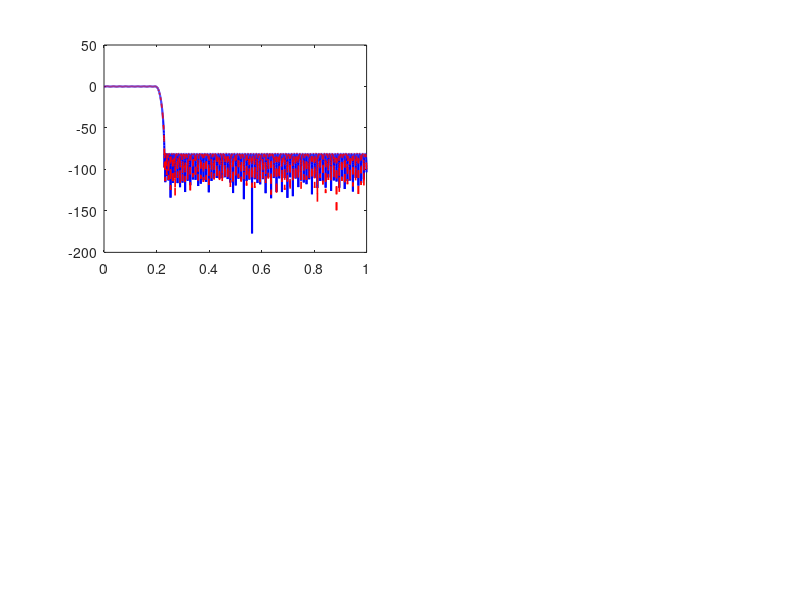

The MATLAB source for this figure: (Note: this script raises an error after producing the figure.)
clc; clear; close all;

%% ========================================================================
%  FIR Lowpass Filter Design — Advanced VLSI Course Project
%  ========================================================================
%  Specs:
%    Type           : Lowpass, linear phase (Type I — even order, symmetric)
%    Taps           : starts at 100, auto-increased if passband ripple > 0.5 dB
%    Passband edge  : 0.20 (normalized to Nyquist)
%    Stopband edge  : 0.23 (normalized to Nyquist)
%    Stopband atten : >= 80 dB
%    Passband ripple: <= 0.5 dB
%  Method: Parks-McClellan (firpm) equiripple design
%  ========================================================================

%% 1 — Filter Specification
numTaps = 100;                      % starting point — will increase if needed
Fp = 0.20;                          % passband edge, normalized to Nyquist
Fs_edge = 0.23;                     % stopband edge, normalized to Nyquist
target_atten = 80;                  % dB minimum stopband attenuation
max_passband_ripple = 0.5;          % dB — acceptable passband ripple

% firpm expects [0 Fp Fs 1] already Nyquist-normalized
f = [0 Fp Fs_edge 1];
a = [1 1 0 0];

%% 2 — Joint Tap-Count / Weight Tuning
%  Outer loop: increase taps if passband ripple is too large.
%  Inner loop: increase stopband weight until >= 80 dB stopband.
%  Stops when BOTH stopband AND passband specs are met.

while numTaps <= 500   % safety cap, if too large then very complex filter and specs likely unachievable
    N = numTaps - 1;   % order = taps - 1

    % --- inner: sweep stopband weight ---
    w_stop = 50;
    design_ok = false;
    while w_stop <= 1e6  % if too large Q will fail to converge, so cap it
        w = [1 w_stop];
        b = firpm(N, f, a, w);

        [H, wvec] = freqz(b, 1, 4096);
        magdB = 20*log10(abs(H) + 1e-12);

        stopIdx = (wvec/pi) >= Fs_edge;
        passIdx = (wvec/pi) <= Fp;
        As = -max(magdB(stopIdx));
        Rp = max(magdB(passIdx)) - min(magdB(passIdx));

        if As >= target_atten && Rp <= max_passband_ripple  % both specs met — design successful
            design_ok = true;
            break;
        elseif As < target_atten
            w_stop = w_stop * 1.3;   % need more stopband push
        else
            break;  % stopband OK but passband bad — need more taps
        end
    end

    if design_ok, break; end

    % Increase taps (keep even for Type I symmetry)
    numTaps = numTaps + 2;
end

N = numTaps - 1;

fprintf('========== Filter Design Results ==========\n');
fprintf('Taps: %d  |  Order: %d\n', numTaps, N);
fprintf('Stopband weight used: %.1f\n', w_stop);
fprintf('Stopband attenuation: %.2f dB  (target >= %d dB)\n', As, target_atten);
fprintf('Passband ripple: %.4f dB  (target <= %.1f dB)\n', Rp, max_passband_ripple);

%% 3 — Coefficient Quantization Word-Length Sweep
% Sweep Q from 14 to 24 to find the minimum word length that keeps >= 80 dB
Q_candidates = 14:1:24;
As_q_results = zeros(size(Q_candidates));

fprintf('\n========== Quantization Sweep ==========\n');
fprintf('%-8s  %-22s  %-10s\n', 'Q bits', 'Stopband Atten (dB)', 'Pass?');
fprintf('%s\n', repmat('-', 1, 44));

for idx = 1:length(Q_candidates) % loop over candidate Q values
    Qtry = Q_candidates(idx);
    bq_try = round(b * 2^Qtry) / 2^Qtry;
    [Hq_try, ~] = freqz(bq_try, 1, 4096);
    magdBq_try = 20*log10(abs(Hq_try) + 1e-12);
    As_q_results(idx) = -max(magdBq_try(stopIdx));
    fprintf('%-8d  %-22.2f  %-10s\n', Qtry, As_q_results(idx), ...
            mat2str(As_q_results(idx) >= target_atten));
end

Q_min_idx = find(As_q_results >= target_atten, 1, 'first'); % first Q that meets stopband spec after quantization

if isempty(Q_min_idx)
    Q = Q_candidates(end);
    warning('No tested Q achieves %d dB. Using Q = %d.', target_atten, Q);
else
    Q = Q_candidates(Q_min_idx);
end

fprintf('\nSelected Q = %d bits\n', Q);
fprintf('Reason: smallest word length preserving >= %d dB stopband after quantization.\n', target_atten);

%% 4 — Final Quantized Coefficients
bq = round(b * 2^Q) / 2^Q;
[Hq, wvecq] = freqz(bq, 1, 4096);
magdB_q = 20*log10(abs(Hq) + 1e-12);
As_q = -max(magdB_q(stopIdx));
fprintf('Quantized stopband attenuation (Q=%d): %.2f dB\n', Q, As_q);

%% 5 — Coefficient Symmetry (exploit linear phase)
% Type I FIR: bq(k) == bq(N+2-k) — halves the multiplier count in hardware
nCoeffs = length(bq);
sym_pairs = [];
for i = 1:floor(nCoeffs/2)
    j = nCoeffs - i + 1;
    if bq(i) == bq(j)
        sym_pairs = [sym_pairs; i j];
    end
end

fprintf('\n========== Coefficient Symmetry ==========\n');
fprintf('Symmetric pairs: %d / %d possible\n', size(sym_pairs,1), floor(nCoeffs/2));
for k = 1:size(sym_pairs,1) % print each symmetric pair
    fprintf('  bq(%d) = bq(%d)  [value = %g]\n', ...
            sym_pairs(k,1), sym_pairs(k,2), bq(sym_pairs(k,1)));
end

if size(sym_pairs,1) == floor(nCoeffs/2) % all pairs symmetric
    fprintf('All pairs symmetric — linear phase confirmed.\n');
    fprintf('Unique multipliers needed: %d (half of %d taps).\n', ...
            ceil(nCoeffs/2), nCoeffs);
end

%% 6 — Accumulator Overflow Analysis
W_input = 16;                               % signed input data width
W_coeff = Q + 1;                            % Q fractional + 1 sign bit
W_mult  = W_input + W_coeff;                % multiply output width

coeff_int    = round(bq * 2^Q);             % integer representation
worst_sum    = sum(abs(coeff_int));
max_input    = 2^(W_input - 1) - 1;
worst_accum  = worst_sum * max_input;

W_accum_needed = ceil(log2(double(worst_accum) + 1)) + 1; % +1 for sign
W_accum_naive  = W_mult + ceil(log2(numTaps));

fprintf('\n========== Accumulator Overflow Analysis ==========\n');
fprintf('Input width:        %d bits (signed)\n', W_input);
fprintf('Coefficient width:  %d bits (Q%d + sign)\n', W_coeff, Q);
fprintf('Multiply width:     %d bits\n', W_mult);
fprintf('Naive accum width:  %d bits (mult + ceil(log2(%d)))\n', W_accum_naive, numTaps);
fprintf('Worst-case accum:   %s\n', num2str(worst_accum));
fprintf('Actual accum width: %d bits\n', W_accum_needed);
fprintf('Strategy: keep a %d-bit internal accumulator, then saturate the external output to 32 bits.\n', W_accum_needed);

%% 7 — Plots
% --- Full magnitude response ---
figure('Name', 'FIR Filter Response', 'Position', [100 100 900 700]);
subplot(2,2,1);
plot(wvec/pi, magdB, 'b', 'LineWidth', 1.5); hold on;
plot(wvecq/pi, magdB_q, 'r--', 'LineWidth', 1.2);
yline(-target_atten, 'k:', 'LineWidth', 1);
grid on;
xlabel('Normalized Frequency (\times\pi rad/sample)');
ylabel('Magnitude (dB)');
legend('Float', sprintf('Q=%d', Q), sprintf('-%d dB', target_atten), ...
       'Location', 'southwest');
title('Full Response');
ylim([-120 5]);

% --- Passband detail ---
subplot(2,2,2);
plot(wvec/pi, magdB, 'b', 'LineWidth', 1.5); hold on;
plot(wvecq/pi, magdB_q, 'r--', 'LineWidth', 1.2);
grid on;
xlabel('Normalized Frequency (\times\pi rad/sample)');
ylabel('Magnitude (dB)');
title('Passband Detail');
xlim([0 Fp*1.2]); ylim([-0.5 0.5]);

% --- Stopband detail ---
subplot(2,2,3);
plot(wvec/pi, magdB, 'b', 'LineWidth', 1.5); hold on;
plot(wvecq/pi, magdB_q, 'r--', 'LineWidth', 1.2);
yline(-target_atten, 'k:', 'LineWidth', 1);
grid on;
xlabel('Normalized Frequency (\times\pi rad/sample)');
ylabel('Magnitude (dB)');
title('Stopband Detail');
xlim([Fs_edge 1]); ylim([-120 -40]);

% --- Coefficient stem plot ---
subplot(2,2,4);
stem(0:N, b, 'b', 'MarkerSize', 3); hold on;
stem(0:N, bq, 'r.', 'MarkerSize', 3);
grid on;
xlabel('Tap Index');
ylabel('Coefficient Value');
legend('Float', sprintf('Q=%d', Q));
title('Coefficient Values');

% --- Q sweep bar chart ---
figure('Name', 'Quantization Sweep');
bar(Q_candidates, As_q_results, 0.6);
hold on;
yline(target_atten, 'r--', 'LineWidth', 1.5);
xlabel('Coefficient Word Length Q (bits)');
ylabel('Stopband Attenuation (dB)');
title('Stopband Attenuation vs. Coefficient Quantization');
grid on;

%% 8 — Export Integer Coefficients for Verilog
coeff_int = round(b * 2^Q);
fprintf('\n========== Verilog Coefficient Table ==========\n');
fprintf('// %d-tap FIR, Q%d fixed-point (%d-bit signed coefficients)\n', numTaps, Q, W_coeff);
fprintf('// %d unique coefficients (symmetric linear-phase)\n', ceil(numTaps/2));
for k = 1:numTaps
    fprintf('assign coeff[%2d] = %d;\n', k-1, coeff_int(k));
end

%% 9 — CSD Decomposition & MCM Shift-Add Network Generation
% =========================================================================
%  Canonic Signed Digit (CSD) representation minimises the number of
%  non-zero digits in a signed binary number.  Property: no two consecutive
%  digits are both non-zero.  Each non-zero digit requires one add/subtract
%  and one shift; CSD minimises the total.
%
%  After CSD, we search for "common sub-expressions" (CSE) of the form
%  (x << a) ± (x << b) that appear across multiple coefficients so we can
%  compute them once and reuse.
% =========================================================================

% --- 9a. CSD conversion --------------------------------------------------
% CSD encodes |c| with digit set {-1, 0, +1}, no two adjacent non-zero.
% Returns Nx2 matrix: column 1 = bit position, column 2 = sign (+1 or -1).

function csd = to_csd(val)
    s = sign(val);
    v = abs(val);
    csd = zeros(0, 2);
    pos = 0;
    while v ~= 0
        if mod(v, 2) == 1
            if mod(v, 4) == 3          % run of 1s → replace with -1 here, carry +1
                csd(end+1, :) = [pos, -1];
                v = v + 1;
            else
                csd(end+1, :) = [pos,  1];
                v = v - 1;
            end
        end
        v = floor(v / 2);
        pos = pos + 1;
    end
    if s < 0 % if original value was negative, flip signs
        csd(:,2) = -csd(:,2);
    end
end

% Compute CSD for the 96 unique (symmetric-half) coefficients
halfN = ceil(numTaps / 2);
coeff_unique = coeff_int(1:halfN);     % first 96 coefficients

csd_all  = cell(halfN, 1);            % CSD digit arrays
nzd_all  = zeros(halfN, 1);           % non-zero digit count per coeff

for k = 1:halfN % loop over unique coefficients
    csd_all{k} = to_csd(coeff_unique(k));
    nzd_all(k) = size(csd_all{k}, 1);
end

totalNZD = sum(nzd_all);
fprintf('\n========== CSD Decomposition ==========\n');
fprintf('Coefficients: %d unique (symmetric half)\n', halfN);
fprintf('Total non-zero CSD digits: %d\n', totalNZD);
fprintf('Average NZD per coefficient: %.1f\n', totalNZD / halfN);
fprintf('Estimated add/sub operations: %d  (totalNZD - numCoeffs)\n', ...
        totalNZD - halfN);
fprintf('\nComparison to direct multiply:\n');
fprintf('  DSP multipliers eliminated:  96\n');
fprintf('  Shift-add ops required:      %d\n', totalNZD - halfN);

% Print CSD for each coefficient
fprintf('\n%-8s  %-12s  %-4s  %s\n', 'Index', 'Coeff', 'NZD', 'CSD Representation');
fprintf('%s\n', repmat('-', 1, 72));

for k = 1:halfN % loop over unique coefficients
    c = coeff_unique(k);
    d = csd_all{k};
    
    % Build readable string: +2^a -2^b +2^c ...
    parts = cell(1, size(d,1));
    for j = 1:size(d,1)
        if d(j,2) > 0
            parts{j} = sprintf('+2^%d', d(j,1));
        else
            parts{j} = sprintf('-2^%d', d(j,1));
        end
    end
    str = strjoin(parts, ' ');
    fprintf('  %3d     %10d    %3d   %s\n', k-1, c, nzd_all(k), str);
    
    % Verify reconstruction
    check = sum(d(:,2) .* 2.^d(:,1));
    assert(check == c, 'CSD mismatch for coeff[%d]: got %d, expected %d', k-1, check, c);
end
fprintf('\nAll %d CSD decompositions verified (reconstruction = original).\n', halfN);

% --- 9b. Common Sub-Expression (CSE) analysis ----------------------------
% Look for pairs (shift_a, shift_b) where (x<<a ± x<<b) appears in
% multiple coefficients.  Each reuse saves one add/sub.

fprintf('\n========== Common Sub-Expression Analysis ==========\n');

% Extract all pairwise "fundamentals" from each coefficient's CSD
pair_map = containers.Map('KeyType', 'char', 'ValueType', 'any');
for k = 1:halfN
    d = csd_all{k};
    nd = size(d, 1);
    if nd < 2, continue; end
    for i = 1:nd
        for j = i+1:nd
            % Normalise: smaller shift first, relative shifts
            sa = d(i,1); sb = d(j,1);
            si = d(i,2); sj = d(j,2);
            if sa > sb
                [sa, sb] = deal(sb, sa);
                [si, sj] = deal(sj, si);
            end
            % Key: relative sign and shift difference (sign of first is +)
            relSign = si * sj;    % +1 means same sign (add), -1 means subtract
            diff = sb - sa;
            key = sprintf('%+d:%d', relSign, diff);
            if pair_map.isKey(key)
                pair_map(key) = [pair_map(key), k-1];
            else
                pair_map(key) = k-1;
            end
        end
    end
end

% Sort by reuse count (most shared first)
keys = pair_map.keys;
counts = cellfun(@(k) numel(pair_map(k)), keys);
[counts_sorted, idx] = sort(counts, 'descend');
keys_sorted = keys(idx);

fprintf('%-20s  %-6s  %s\n', 'Sub-expression', 'Reuses', 'Coefficient indices');
fprintf('%s\n', repmat('-', 1, 72));
for i = 1:min(20, length(keys_sorted))
    k = keys_sorted{i};
    c = pair_map(k);
    % Parse key back
    tok = sscanf(k, '%d:%d');
    if tok(1) > 0
        opStr = sprintf('(x<<%d) + (x<<%d)', 0, tok(2));
    else
        opStr = sprintf('(x<<%d) - (x<<%d)', 0, tok(2));
    end
    fprintf('  %-18s  %4d    [%s]\n', opStr, counts_sorted(i), ...
            strjoin(arrayfun(@num2str, c, 'Uni', false), ', '));
end

% --- 9c. Generate Verilog MCM shift-add network ---------------------------
fprintf('\n========== Verilog MCM Shift-Add Expressions ==========\n');
fprintf('// Each product[k] = preadd[k] * coeff[k] replaced by shift-add\n');
fprintf('// preadd width = %d bits (W_IN+1), output width = %d bits\n', ...
        W_input + 1, W_input + W_coeff);
fprintf('// Total shift-add operations: %d  (vs 96 DSP multipliers)\n\n', ...
        totalNZD - halfN);

for k = 1:halfN
    c = coeff_unique(k);
    d = csd_all{k};
    nd = size(d, 1);
    
    if c == 0
        fprintf('assign product[%2d] = 0;  // coeff = 0\n', k-1);
        continue;
    end
    
    % Build Verilog expression from CSD digits
    % First non-zero digit initialises, rest are add/sub
    terms = cell(1, nd);
    for j = 1:nd
        shift = d(j, 1);
        if shift == 0
            shiftStr = sprintf('pa_%d', k-1);
        else
            shiftStr = sprintf('(pa_%d <<< %d)', k-1, shift);
        end
        if d(j, 2) > 0
            terms{j} = sprintf('+ %s', shiftStr);
        else
            terms{j} = sprintf('- %s', shiftStr);
        end
    end
    expr = strjoin(terms, ' ');
    % Clean leading '+ '
    if expr(1) == '+'
        expr = strtrim(expr(2:end));
    end
    fprintf('assign product[%2d] = %s;  // %d  (%d ops)\n', ...
            k-1, expr, c, nd - 1);
end

fprintf('\n// MCM summary: 0 DSP blocks, %d add/sub operations, %d shifts (free in hardware)\n', ...
        totalNZD - halfN, totalNZD);
